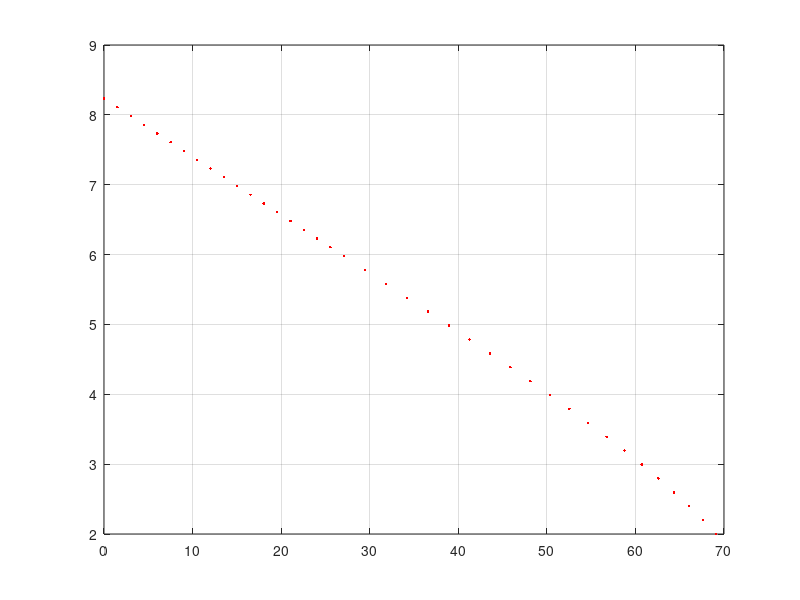

Reproduce this figure in MATLAB. (Note: this script raises an error after producing the figure.)
% Script p9_3_12.m; max range glide using energy-state approx 
% (analytical solution); compare to mass-point solution of 
% e09_3_2.m;                                        5/97, 3/31/02
%
alm=1/12; eta=.5;; gas=atan(2*eta*alm); Vs=sqrt(cos(gas)/alm);
V0=1.1*Vs; h0=1; E0=h0+V0^2/2; E2=Vs^2/2; E12=[E0:(E2-E0)/18:E2];
x12=(E0*ones(1,19)-E12)/tan(gas); x1=x12(19); Vf=1/sqrt(3*alm);
Ef=Vf^2/2; a=4*alm^2; E2f=[E2:(Ef-E2)/20:Ef]; 
for i=21:-1:1,
 x2f(i)=x1+(1/(eta*a))*log((1+a*E2^2)/(1+a*E2f(i)^2));
end; xa=[x12 x2f]; Ea=[E12 E2f];
%
figure(1); clf; plot(xa,Ea,'r.'); grid; hold on;
load \book_do\examples\glid1; E=h+V.^2/2; E=[E Ef]; x=[x -f];
plot(x,E); hold off; axis([0 70 0 9]); xlabel('x - Range');
ylabel('E - Energy'); legend('E_{approx}','E_{exact}');
title('Pb. 9.3.12 - Max Range Glide Using Energy-State Approximation');
	
